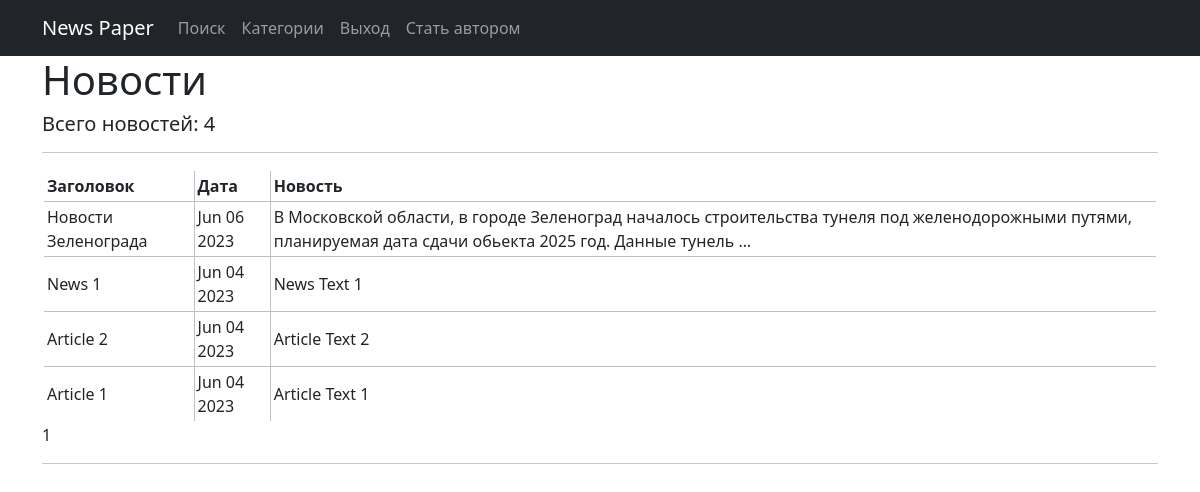
The page /news/ on the database as committed earlier.
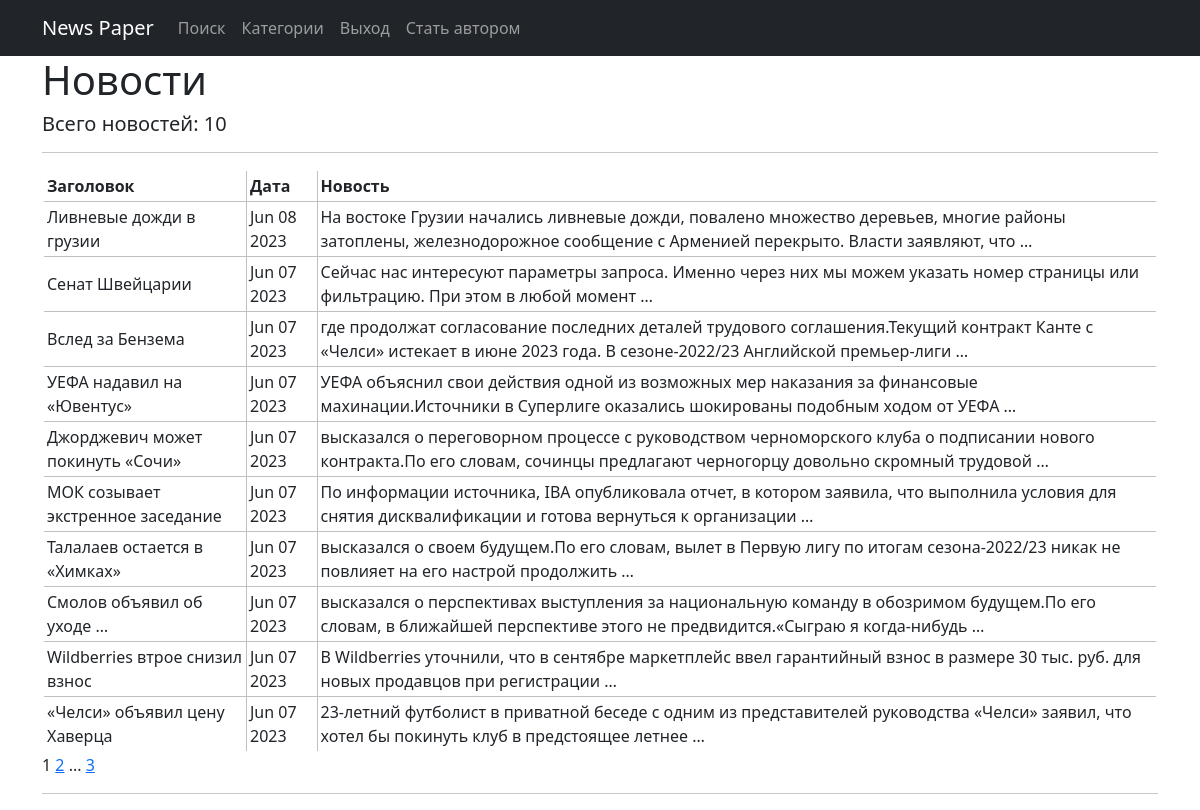
The same page on the database as committed later.
### news/models.py (models this page shows, shortened)
class Post(models.Model):
    ARTICLE = 'AR'
    NEWS = 'NW'
    POST_TYPE = [(ARTICLE, 'Статья'), (NEWS, 'Новость')]
    autor = models.ForeignKey(Author, on_delete=models.CASCADE)
    post_type = models.CharField(max_length=2, choices=POST_TYPE, default=ARTICLE)
    post_data_time = models.DateTimeField(auto_now_add=True)
    post_categories = models.ManyToManyField(Category, through="PostCategory")
    post_title = models.TextField()
    post_text = models.TextField()
    rating = models.IntegerField(default=0)

### news/views.py (the view, shortened to what this page needs)
# urls.py: path('', PostList.as_view(), name='post_list'),
class PostList(ListView):
    model = Post
    template_name = 'posts.html'
    context_object_name = 'posts'
    ordering = '-post_data_time'
    paginate_by = 10
    def get_context_data(self, **kwargs):
        context = super().get_context_data(**kwargs)
        context['is_not_author'] = not self.request.user.groups.filter(name='authors').exists()
        return context

### news/templatetags/custom_filters.py (called while the page is built)
@register.filter(name='censor')
def censor(value):
    text = x
    cens_text = str(value)
    for word in text.split():
        if word in cens_text:
            cens_text = cens_text.replace(str(word), len(str(word)) * '*')
    return cens_text

### templates/posts.html (shortened to what this page needs)
{% extends 'flatpages/default.html' %}
{% load custom_filters %}
{% block content %}
   <h1>Новости</h1>
   <h5>Всего новостей: {{ posts|length }}</h5>
   <hr>
   {% if posts %}
       <table>
           <tr>
               <td><b>Заголовок</b></td>
               <td><b>Дата</b></td>
               <td><b>Новость</b></td>
           </tr>
           {% for post in posts %}
           <tr>
               <td><a class="nav-link" href=/news/{{post.id}}>{{ post.post_title|truncatewords:4|censor }}</a></td>
               <td>{{ post.post_data_time|date:'M d Y' }}</td>
               <td>{{ post.post_text|truncatewords:20|censor }}</td>
           </tr>
           {% endfor %}
       </table>
   {% else %}
       <h2>Новостей нет!</h2>
   {% endif %}
   {{ page_obj.number }}
   {% if page_obj.has_next %}
       <a href="?page={{ page_obj.next_page_number }}">{{ page_obj.next_page_number }}</a>
       {% if paginator.num_pages != page_obj.next_page_number %}
           ...
           <a href="?page={{ page_obj.paginator.num_pages }}">{{ page_obj.paginator.num_pages }}</a>
       {% endif %}
   {% endif %}
<hr>
{% endblock content %}

Rows that differ between the two databases and show on the page:
no longer on this page (row unchanged): Post: post_title|censor "Новости Зеленограда", post_data_time "Jun 06 2023", post_text|censor "В Московской области, в городе Зеленоград началось строительства тунеля под желенодорожными путями, планируемая дата сдачи обьекта 2025 год. Данные тунель …"
no longer on this page (row unchanged): Post: post_title|censor "News 1", post_data_time "Jun 04 2023", post_text|censor "News Text 1"
removed Post: post_title|censor "Article 2", post_data_time "Jun 04 2023", post_text|censor "Article Text 2"
no longer on this page (row edited): Post: post_title|censor "Article 1", post_data_time "Jun 04 2023", post_text|censor "Article Text 1"
added Post: post_title|censor "Ливневые дожди в грузии", post_data_time "Jun 08 2023", post_text|censor "На востоке Грузии начались ливневые дожди, повалено множество деревьев, многие районы затоплены, железнодорожное сообщение с Арменией перекрыто. Власти заявляют, что …"
added Post: post_title|censor "Сенат Швейцарии", post_data_time "Jun 07 2023", post_text|censor "Сейчас нас интересуют параметры запроса. Именно через них мы можем указать номер страницы или фильтрацию. При этом в любой момент …"
added Post: post_title|censor "Вслед за Бензема", post_data_time "Jun 07 2023", post_text|censor "где продолжат согласование последних деталей трудового соглашения.Текущий контракт Канте с «Челси» истекает в июне 2023 года. В сезоне-2022/23 Английской премьер-лиги …"
added Post: post_title|censor "УЕФА надавил на «Ювентус»", post_data_time "Jun 07 2023", post_text|censor "УЕФА объяснил свои действия одной из возможных мер наказания за финансовые махинации.Источники в Суперлиге оказались шокированы подобным ходом от УЕФА …"
added Post: post_title|censor "Джорджевич может покинуть «Сочи»", post_data_time "Jun 07 2023", post_text|censor "высказался о переговорном процессе с руководством черноморского клуба о подписании нового контракта.По его словам, сочинцы предлагают черногорцу довольно скромный трудовой …"
added Post: post_title|censor "МОК созывает экстренное заседание", post_data_time "Jun 07 2023", post_text|censor "По информации источника, IBA опубликовала отчет, в котором заявила, что выполнила условия для снятия дисквалификации и готова вернуться к организации …"
added Post: post_title|censor "Талалаев остается в «Химках»", post_data_time "Jun 07 2023", post_text|censor "высказался о своем будущем.По его словам, вылет в Первую лигу по итогам сезона-2022/23 никак не повлияет на его настрой продолжить …"
added Post: post_title|censor "Смолов объявил об уходе …", post_data_time "Jun 07 2023", post_text|censor "высказался о перспективах выступления за национальную команду в обозримом будущем.По его словам, в ближайшей перспективе этого не предвидится.«Сыграю я когда-нибудь …"
added Post: post_title|censor "Wildberries втрое снизил взнос", post_data_time "Jun 07 2023", post_text|censor "В Wildberries уточнили, что в сентябре маркетплейс ввел гарантийный взнос в размере 30 тыс. руб. для новых продавцов при регистрации …"
added Post: post_title|censor "«Челси» объявил цену Хаверца", post_data_time "Jun 07 2023", post_text|censor "23-летний футболист в приватной беседе с одним из представителей руководства «Челси» заявил, что хотел бы покинуть клуб в предстоящее летнее …"
Other text that changed with them:
{{ posts|length }}: "4" → "10"
{{ page_obj.next_page_number }}: (not shown) → "2"
{{ page_obj.paginator.num_pages }}: (not shown) → "3"
